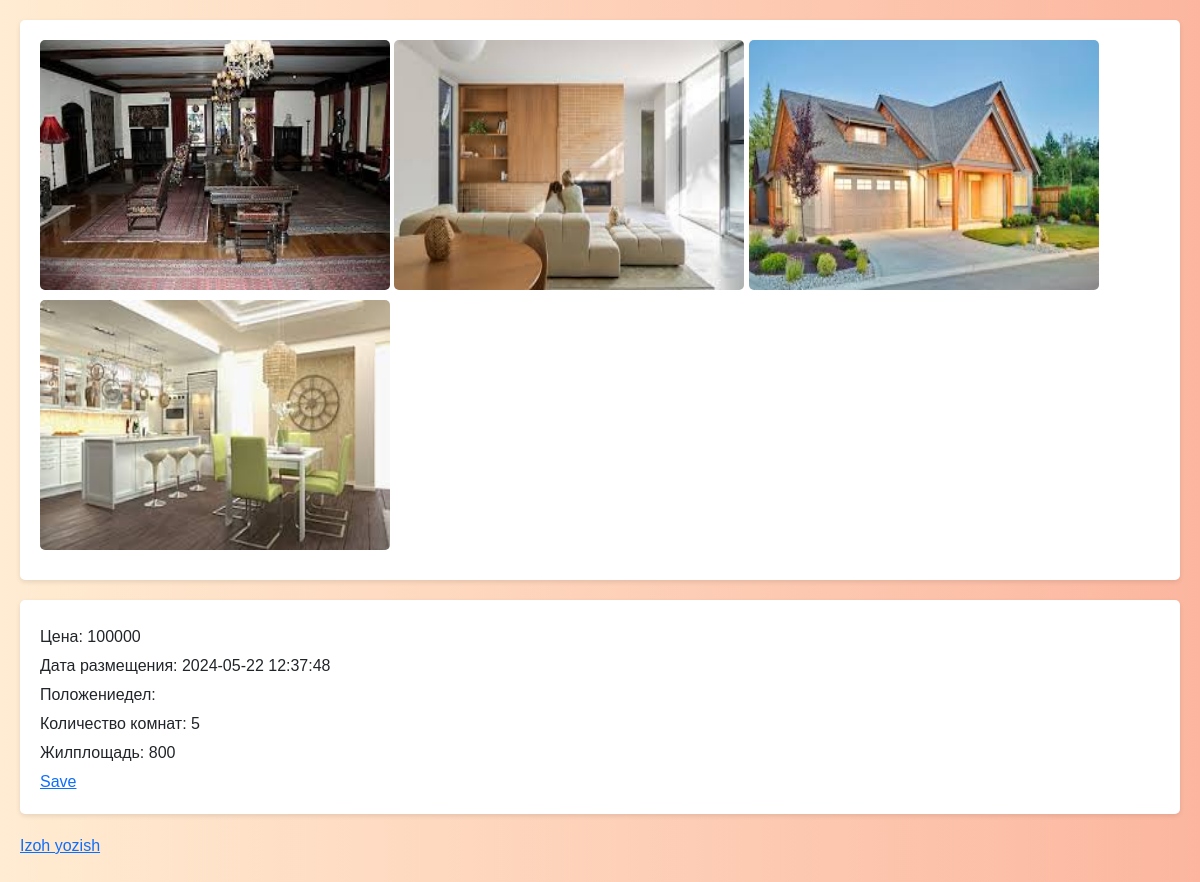
Page /detail/5/ on the committed database.
### page_1/models.py (models this page shows, shortened)
class UyRasmlari(models.Model):
    id = models.BigAutoField(primary_key=True)
    xususiyat_id= models.ForeignKey(Xususiyati, on_delete=models.CASCADE)
    picture = models.ImageField(default='default.jpg')

class Xususiyati(models.Model):
    uy = models.ForeignKey(Uylar, on_delete=models.CASCADE)
    vazifasi = models.ForeignKey(Vazifalar, on_delete=models.CASCADE)
    narxi = models.CharField(max_length=255)
    sana = models.DateTimeField(default=datetime.now(), blank=True)
    star = models.ForeignKey(Stars, on_delete=models.CASCADE)
    defaultimage = models.ImageField(default='defaulthome.jpg')

class Uylar(models.Model):
    mijoz_id= models.ForeignKey(Mijoz, on_delete=models.CASCADE)
    holati = models.TextField()
    yashash_maydoni = models.CharField(max_length=255)
    xonalar_soni = models.BigIntegerField()
    joylashuvi = models.CharField(max_length=255)

### page_1/views.py (the view, shortened to what this page needs)
# urls.py: path('detail/<a>/', detail_home.as_view(), name='detail_home'),
class detail_home(View):
    def get(self, request, a):
        review_form = ReviewForm()
        uy = Xususiyati.objects.get(id=a).uy
        sharxlar = Review.objects.filter(uy_id=uy.id)
        xususiyat = Xususiyati.objects.get(pk=a)
        Uy_picture = UyRasmlari.objects.filter(xususiyat_id=a)
        return render(request, 'detail_img.html', {'Uy_picture':Uy_picture, "xususiyat":xususiyat,'form': review_form,'sharxlar': sharxlar})

### templates/detail_img.html (shortened to what this page needs)
<!DOCTYPE html>
<html lang="en">
<head>
    <link href="https://cdn.jsdelivr.net/npm/bootstrap@5.3.3/dist/css/bootstrap.min.css" rel="stylesheet">
</head>
<body>
    <div>
        {% for i in Uy_picture %}
            <img src="{{ i.picture.url }}">
        {% endfor %}
    </div>
    <div>
        <p>Цена: {{ xususiyat.narxi }}</p>
        <p>Дата размещения: {{ xususiyat.sana |date:"Y-m-d H:i:s" }}</p>
        <p>Положениедел: {{ xususiyat.uy.положениедел }}</p>
        <p>Количество комнат: {{ xususiyat.uy.xonalar_soni }}</p>
        <p>Жилплощадь: {{ xususiyat.uy.yashash_maydoni }}</p>
        <a href="{% url 'download_word' xususiyat.id %}">Save</a>
    </div>
{% if user.is_authenticated %}
    <div class="row">
        <div class="col-4">
            <form method="post">
                {% csrf_token %}
                {{ form.as_p }}
                <button class="btn btn-primary mb-4" type="submit">Send</button>
            </form>
        </div>
    </div>
    {% for sharx in sharxlar %}
        <div>
            <b>{{ sharx.user_id.username }}</b>
            <p class="mt-2 ms-4">
                {{ sharx.description }}
            </p>
        </div>
    {% endfor %}
    {% else %}
        <p>
            <a href="{% url 'login' %}">Izoh yozish</a>
        </p>
    {% endif %}
</body>
</html>

### templates/detail_img.html (style rules this page uses)
body { font-family: Arial, sans-serif; background-color: #f0f0f0; padding: 20px; }
div { background-color: #fff; border-radius: 5px; box-shadow: 0 2px 5px rgba(0, 0, 0, 0.1); padding: 20px; margin-bottom: 20px; }
img { width: 350px; height: 250px; border-radius: 5px; margin-bottom: 10px; }
p { margin: 5px 0; }
body { background: linear-gradient(to right, #ffecd2 0%, #fcb69f 100%); }

### rows in the picture
UyRasmlari: picture (picture)
UyRasmlari: picture (picture)
UyRasmlari: picture (picture)
UyRasmlari: picture (picture)
Xususiyati: narxi "100000", sana "2024-05-22 12:37:48", uy.xonalar_soni "5", uy.yashash_maydoni "800"
